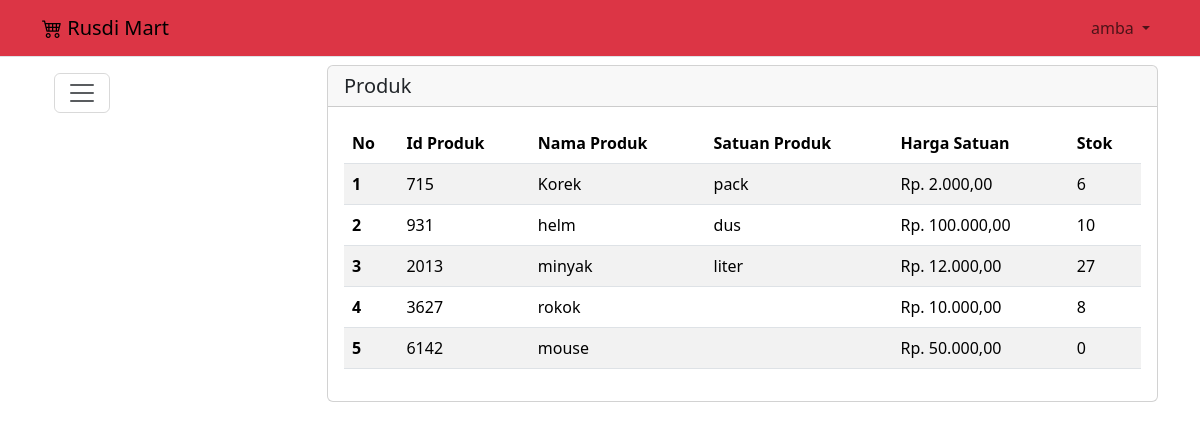
/kasir/index.php (signed in), run on the app's committed database.
### tables this page shows
CREATE TABLE `tb_produk` (
  `id_produk` int(11) NOT NULL,
  `nama` varchar(255) NOT NULL,
  `satuan` varchar(200) NOT NULL,
  `harga` int(11) NOT NULL,
  `stok` int(11) NOT NULL
);

### kasir/produk.php (the view, shortened to what this page needs)
<?php
include "../proses/connect.php";
$query = mysqli_query($conn, "SELECT * FROM tb_produk");
while ($record = mysqli_fetch_array($query)) {
    $result[] = $record;
}
?>
<div class="col-lg-9 mt-2">
    <div class="card">
        <h5 class="card-header">Produk</h5>
        <div class="card-body">
            <?php
            if (empty($result)) {
                echo "Data Produk tidak ada";
            } else {
                    ?>
                <div class="table-responsive">
                <table class="table table-striped table-hover" id="example">
                    <thead>
                        <tr class="text-nowrap">
                            <th scope="col">No</th>
                            <th scope="col">Id Produk</th>
                            <th scope="col">Nama Produk</th>
                            <th scope="col">Satuan Produk</th>
                            <th scope="col">Harga Satuan</th>
                            <th scope="col">Stok</th>
                        </tr>
                    </thead>
                    <tbody>
                        <?php
                        $no = 1;
                        foreach ($result as $row) {
                            ?>
                            <tr>
                                <th scope="row">
                                    <?php echo $no++ ?>
                                </th>
                                <td>
                                    <?php echo $row['id_produk'] ?>
                                </td>
                                <td>
                                    <?php echo $row['nama'] ?>
                                </td>
                                <td>
                                    <?php echo $row['satuan'] ?>
                                </td>
                                <td>
                                    <?php echo 'Rp. ', number_format($row['harga'], 2, ',', '.') ?>
                                </td>
                                <td>
                                    <?php echo $row['stok'] ?>
                                </td>
                            </tr>
                        <?php } ?>
                    </tbody>
                </table>
                </div>
            <?php } ?>
        </div>
    </div>
</div>

### data on the page
tb_produk: id_produk "715", nama "Korek", satuan "pack", harga "2.000,00", stok "6"
tb_produk: id_produk "931", nama "helm", satuan "dus", harga "100.000,00", stok "10"
tb_produk: id_produk "2013", nama "minyak", satuan "liter", harga "12.000,00", stok "27"
tb_produk: id_produk "3627", nama "rokok", harga "10.000,00", stok "8"
tb_produk: id_produk "6142", nama "mouse", harga "50.000,00", stok "0"

### other printed values
$_SESSION['username_kasir'] "amba"
